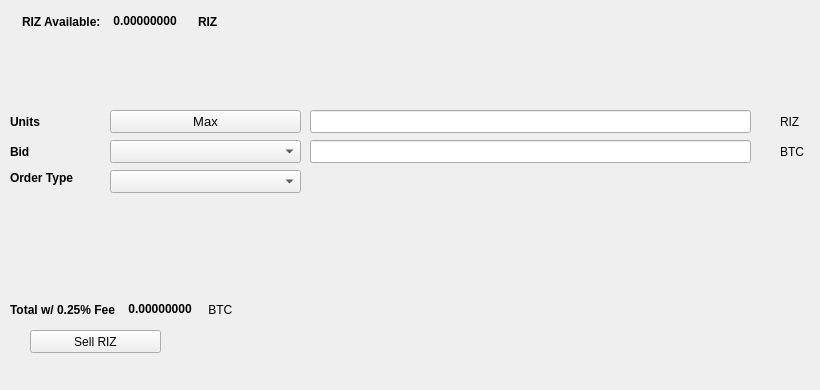
   <widget class="QWidget" name="SellTab">
    <attribute name="title">
     <string>Sell</string>
    </attribute>
    <widget class="QLabel" name="label_16">
     <property name="geometry">
      <rect>
       <x>780</x>
       <y>140</y>
       <width>31</width>
       <height>23</height>
      </rect>
     </property>
     <property name="text">
      <string>BTC</string>
     </property>
    </widget>
    <widget class="QComboBox" name="SellBidcomboBox">
     <property name="geometry">
      <rect>
       <x>110</x>
       <y>140</y>
       <width>191</width>
       <height>23</height>
      </rect>
     </property>
     <property name="font">
      <font>
       <pointsize>10</pointsize>
      </font>
     </property>
    </widget>
    <widget class="QLabel" name="label_18">
     <property name="geometry">
      <rect>
       <x>10</x>
       <y>110</y>
       <width>46</width>
       <height>23</height>
      </rect>
     </property>
     <property name="font">
      <font>
       <weight>75</weight>
       <bold>true</bold>
      </font>
     </property>
     <property name="text">
      <string>Units</string>
     </property>
    </widget>
    <widget class="QPushButton" name="Sell_Max_Amount">
     <property name="geometry">
      <rect>
       <x>110</x>
       <y>110</y>
       <width>191</width>
       <height>23</height>
      </rect>
     </property>
     <property name="font">
      <font>
       <pointsize>10</pointsize>
      </font>
     </property>
     <property name="text">
      <string>Max</string>
     </property>
    </widget>
    <widget class="QLabel" name="label_20">
     <property name="geometry">
      <rect>
       <x>10</x>
       <y>170</y>
       <width>91</width>
       <height>16</height>
      </rect>
     </property>
     <property name="font">
      <font>
       <weight>75</weight>
       <bold>true</bold>
      </font>
     </property>
     <property name="text">
      <string>Order Type</string>
     </property>
    </widget>
    <widget class="QComboBox" name="SellOrdertypeCombo">
     <property name="geometry">
      <rect>
       <x>110</x>
       <y>170</y>
       <width>191</width>
       <height>23</height>
      </rect>
     </property>
     <property name="font">
      <font>
       <pointsize>10</pointsize>
      </font>
     </property>
    </widget>
    <widget class="QLabel" name="label_21">
     <property name="geometry">
      <rect>
       <x>10</x>
       <y>140</y>
       <width>46</width>
       <height>23</height>
      </rect>
     </property>
     <property name="font">
      <font>
       <weight>75</weight>
       <bold>true</bold>
      </font>
     </property>
     <property name="text">
      <string>Bid</string>
     </property>
    </widget>
    <widget class="QLabel" name="label_22">
     <property name="geometry">
      <rect>
       <x>780</x>
       <y>110</y>
       <width>31</width>
       <height>23</height>
      </rect>
     </property>
     <property name="text">
      <string>RIZ</string>
     </property>
    </widget>
    <widget class="QLineEdit" name="UnitsInputRIZ">
     <property name="geometry">
      <rect>
       <x>310</x>
       <y>110</y>
       <width>441</width>
       <height>23</height>
      </rect>
     </property>
     <property name="font">
      <font>
       <pointsize>9</pointsize>
       <weight>75</weight>
       <bold>true</bold>
      </font>
     </property>
    </widget>
    <widget class="QLineEdit" name="SellBidPriceEdit">
     <property name="geometry">
      <rect>
       <x>310</x>
       <y>140</y>
       <width>441</width>
       <height>23</height>
      </rect>
     </property>
     <property name="font">
      <font>
       <pointsize>9</pointsize>
       <weight>75</weight>
       <bold>true</bold>
      </font>
     </property>
    </widget>
    <widget class="QPushButton" name="SellRIZBTN">
     <property name="geometry">
      <rect>
       <x>30</x>
       <y>330</y>
       <width>131</width>
       <height>23</height>
      </rect>
     </property>
     <property name="text">
      <string>Sell RIZ</string>
     </property>
     <property name="icon">
      <iconset resource="../riz">
       <normaloff>:/icons/bitcoin</normaloff>:/icons/bitcoin</iconset>
     </property>
    </widget>
    <widget class="QWidget" name="layoutWidget3">
     <property name="geometry">
      <rect>
       <x>22</x>
       <y>12</y>
       <width>258</width>
       <height>19</height>
      </rect>
     </property>
     <layout class="QHBoxLayout" name="horizontalLayout">
      <item>
       <widget class="QLabel" name="label232_2">
        <property name="font">
         <font>
          <weight>75</weight>
          <bold>true</bold>
         </font>
        </property>
        <property name="text">
         <string>RIZ Available:</string>
        </property>
       </widget>
      </item>
      <item>
       <widget class="QLabel" name="RIZAvailableLabel">
        <property name="palette">
         <palette>
          <active>
           <colorrole role="WindowText">
            <brush brushstyle="SolidPattern">
             <color alpha="255">
              <red>0</red>
              <green>0</green>
              <blue>0</blue>
             </color>
            </brush>
           </colorrole>
           <colorrole role="Button">
            <brush brushstyle="SolidPattern">
             <color alpha="255">
              <red>0</red>
              <green>170</green>
              <blue>0</blue>
             </color>
            </brush>
           </colorrole>
           <colorrole role="Light">
            <brush brushstyle="SolidPattern">
             <color alpha="255">
              <red>0</red>
              <green>255</green>
              <blue>0</blue>
             </color>
            </brush>
           </colorrole>
           <colorrole role="Midlight">
            <brush brushstyle="SolidPattern">
             <color alpha="255">
              <red>0</red>
              <green>212</green>
              <blue>0</blue>
             </color>
            </brush>
           </colorrole>
           <colorrole role="Dark">
            <brush brushstyle="SolidPattern">
             <color alpha="255">
              <red>0</red>
              <green>85</green>
              <blue>0</blue>
             </color>
            </brush>
           </colorrole>
           <colorrole role="Mid">
            <brush brushstyle="SolidPattern">
             <color alpha="255">
              <red>0</red>
              <green>113</green>
              <blue>0</blue>
             </color>
            </brush>
           </colorrole>
           <colorrole role="Text">
            <brush brushstyle="SolidPattern">
             <color alpha="255">
              <red>0</red>
              <green>170</green>
              <blue>0</blue>
             </color>
            </brush>
           </colorrole>
           <colorrole role="BrightText">
            <brush brushstyle="SolidPattern">
             <color alpha="255">
              <red>255</red>
              <green>255</green>
              <blue>255</blue>
             </color>
            </brush>
           </colorrole>
           <colorrole role="ButtonText">
            <brush brushstyle="SolidPattern">
             <color alpha="255">
              <red>0</red>
              <green>0</green>
              <blue>0</blue>
             </color>
            </brush>
           </colorrole>
           <colorrole role="Base">
            <brush brushstyle="SolidPattern">
             <color alpha="255">
              <red>255</red>
              <green>255</green>
              <blue>255</blue>
             </color>
            </brush>
           </colorrole>
           <colorrole role="Window">
            <brush brushstyle="SolidPattern">
             <color alpha="255">
              <red>0</red>
              <green>170</green>
              <blue>0</blue>
             </color>
            </brush>
           </colorrole>
           <colorrole role="Shadow">
            <brush brushstyle="SolidPattern">
             <color alpha="255">
              <red>0</red>
              <green>0</green>
              <blue>0</blue>
             </color>
            </brush>
           </colorrole>
           <colorrole role="AlternateBase">
            <brush brushstyle="SolidPattern">
             <color alpha="255">
              <red>127</red>
              <green>212</green>
              <blue>127</blue>
             </color>
            </brush>
           </colorrole>
           <colorrole role="ToolTipBase">
            <brush brushstyle="SolidPattern">
             <color alpha="255">
              <red>255</red>
              <green>255</green>
              <blue>220</blue>
             </color>
            </brush>
           </colorrole>
           <colorrole role="ToolTipText">
            <brush brushstyle="SolidPattern">
             <color alpha="255">
              <red>0</red>
              <green>0</green>
              <blue>0</blue>
             </color>
            </brush>
           </colorrole>
          </active>
          <inactive>
           <colorrole role="WindowText">
            <brush brushstyle="SolidPattern">
             <color alpha="255">
              <red>0</red>
              <green>0</green>
              <blue>0</blue>
             </color>
            </brush>
           </colorrole>
           <colorrole role="Button">
            <brush brushstyle="SolidPattern">
             <color alpha="255">
              <red>0</red>
              <green>170</green>
              <blue>0</blue>
             </color>
            </brush>
           </colorrole>
           <colorrole role="Light">
            <brush brushstyle="SolidPattern">
             <color alpha="255">
              <red>0</red>
              <green>255</green>
              <blue>0</blue>
             </color>
            </brush>
           </colorrole>
           <colorrole role="Midlight">
            <brush brushstyle="SolidPattern">
             <color alpha="255">
              <red>0</red>
              <green>212</green>
              <blue>0</blue>
             </color>
            </brush>
           </colorrole>
           <colorrole role="Dark">
            <brush brushstyle="SolidPattern">
             <color alpha="255">
              <red>0</red>
              <green>85</green>
              <blue>0</blue>
             </color>
            </brush>
           </colorrole>
           <colorrole role="Mid">
            <brush brushstyle="SolidPattern">
             <color alpha="255">
              <red>0</red>
              <green>113</green>
              <blue>0</blue>
             </color>
            </brush>
           </colorrole>
           <colorrole role="Text">
            <brush brushstyle="SolidPattern">
             <color alpha="255">
              <red>0</red>
              <green>170</green>
              <blue>0</blue>
             </color>
            </brush>
           </colorrole>
           <colorrole role="BrightText">
            <brush brushstyle="SolidPattern">
             <color alpha="255">
              <red>255</red>
              <green>255</green>
              <blue>255</blue>
             </color>
            </brush>
           </colorrole>
           <colorrole role="ButtonText">
            <brush brushstyle="SolidPattern">
             <color alpha="255">
              <red>0</red>
              <green>0</green>
              <blue>0</blue>
             </color>
            </brush>
           </colorrole>
           <colorrole role="Base">
            <brush brushstyle="SolidPattern">
             <color alpha="255">
              <red>255</red>
              <green>255</green>
              <blue>255</blue>
             </color>
            </brush>
           </colorrole>
           <colorrole role="Window">
            <brush brushstyle="SolidPattern">
             <color alpha="255">
              <red>0</red>
              <green>170</green>
              <blue>0</blue>
             </color>
            </brush>
           </colorrole>
           <colorrole role="Shadow">
            <brush brushstyle="SolidPattern">
             <color alpha="255">
              <red>0</red>
              <green>0</green>
              <blue>0</blue>
             </color>
            </brush>
           </colorrole>
           <colorrole role="AlternateBase">
            <brush brushstyle="SolidPattern">
             <color alpha="255">
              <red>127</red>
              <green>212</green>
              <blue>127</blue>
             </color>
            </brush>
           </colorrole>
           <colorrole role="ToolTipBase">
            <brush brushstyle="SolidPattern">
             <color alpha="255">
              <red>255</red>
              <green>255</green>
              <blue>220</blue>
             </color>
            </brush>
           </colorrole>
           <colorrole role="ToolTipText">
            <brush brushstyle="SolidPattern">
             <color alpha="255">
              <red>0</red>
              <green>0</green>
              <blue>0</blue>
             </color>
            </brush>
           </colorrole>
          </inactive>
          <disabled>
           <colorrole role="WindowText">
            <brush brushstyle="SolidPattern">
             <color alpha="255">
              <red>0</red>
              <green>85</green>
              <blue>0</blue>
             </color>
            </brush>
           </colorrole>
           <colorrole role="Button">
            <brush brushstyle="SolidPattern">
             <color alpha="255">
              <red>0</red>
              <green>170</green>
              <blue>0</blue>
             </color>
            </brush>
           </colorrole>
           <colorrole role="Light">
            <brush brushstyle="SolidPattern">
             <color alpha="255">
              <red>0</red>
              <green>255</green>
              <blue>0</blue>
             </color>
            </brush>
           </colorrole>
           <colorrole role="Midlight">
            <brush brushstyle="SolidPattern">
             <color alpha="255">
              <red>0</red>
              <green>212</green>
              <blue>0</blue>
             </color>
            </brush>
           </colorrole>
           <colorrole role="Dark">
            <brush brushstyle="SolidPattern">
             <color alpha="255">
              <red>0</red>
              <green>85</green>
              <blue>0</blue>
             </color>
            </brush>
           </colorrole>
           <colorrole role="Mid">
            <brush brushstyle="SolidPattern">
             <color alpha="255">
              <red>0</red>
              <green>113</green>
              <blue>0</blue>
             </color>
            </brush>
           </colorrole>
           <colorrole role="Text">
            <brush brushstyle="SolidPattern">
             <color alpha="255">
              <red>0</red>
              <green>85</green>
              <blue>0</blue>
             </color>
            </brush>
           </colorrole>
           <colorrole role="BrightText">
            <brush brushstyle="SolidPattern">
             <color alpha="255">
              <red>255</red>
              <green>255</green>
              <blue>255</blue>
             </color>
            </brush>
           </colorrole>
           <colorrole role="ButtonText">
            <brush brushstyle="SolidPattern">
             <color alpha="255">
              <red>0</red>
              <green>85</green>
              <blue>0</blue>
             </color>
            </brush>
           </colorrole>
           <colorrole role="Base">
            <brush brushstyle="SolidPattern">
             <color alpha="255">
              <red>0</red>
              <green>170</green>
              <blue>0</blue>
             </color>
            </brush>
           </colorrole>
           <colorrole role="Window">
            <brush brushstyle="SolidPattern">
             <color alpha="255">
              <red>0</red>
              <green>170</green>
              <blue>0</blue>
             </color>
            </brush>
           </colorrole>
           <colorrole role="Shadow">
            <brush brushstyle="SolidPattern">
             <color alpha="255">
              <red>0</red>
              <green>0</green>
              <blue>0</blue>
             </color>
            </brush>
           </colorrole>
           <colorrole role="AlternateBase">
            <brush brushstyle="SolidPattern">
             <color alpha="255">
              <red>0</red>
              <green>170</green>
              <blue>0</blue>
             </color>
            </brush>
           </colorrole>
           <colorrole role="ToolTipBase">
            <brush brushstyle="SolidPattern">
             <color alpha="255">
              <red>255</red>
              <green>255</green>
              <blue>220</blue>
             </color>
            </brush>
           </colorrole>
           <colorrole role="ToolTipText">
            <brush brushstyle="SolidPattern">
             <color alpha="255">
              <red>0</red>
              <green>0</green>
              <blue>0</blue>
             </color>
            </brush>
           </colorrole>
          </disabled>
         </palette>
        </property>
        <property name="font">
         <font>
          <weight>75</weight>
          <bold>true</bold>
         </font>
        </property>
        <property name="text">
         <string> 0.00000000 </string>
        </property>
        <property name="textInteractionFlags">
         <set>Qt::LinksAccessibleByMouse|Qt::TextSelectableByKeyboard|Qt::TextSelectableByMouse</set>
        </property>
       </widget>
      </item>
      <item>
       <widget class="QLabel" name="labelRIZ">
        <property name="font">
         <font>
          <weight>75</weight>
          <bold>true</bold>
         </font>
        </property>
        <property name="text">
         <string>RIZ</string>
        </property>
       </widget>
      </item>
     </layout>
    </widget>
    <widget class="QWidget" name="layoutWidget">
     <property name="geometry">
      <rect>
       <x>10</x>
       <y>300</y>
       <width>268</width>
       <height>19</height>
      </rect>
     </property>
     <layout class="QHBoxLayout" name="horizontalLayout_2">
      <item>
       <widget class="QLabel" name="label_19">
        <property name="font">
         <font>
          <weight>75</weight>
          <bold>true</bold>
         </font>
        </property>
        <property name="text">
         <string>Total w/ 0.25% Fee </string>
        </property>
       </widget>
      </item>
      <item>
       <widget class="QLabel" name="SellCostLabel">
        <property name="palette">
         <palette>
          <active>
           <colorrole role="WindowText">
            <brush brushstyle="SolidPattern">
             <color alpha="255">
              <red>0</red>
              <green>0</green>
              <blue>0</blue>
             </color>
            </brush>
           </colorrole>
           <colorrole role="Button">
            <brush brushstyle="SolidPattern">
             <color alpha="255">
              <red>0</red>
              <green>170</green>
              <blue>0</blue>
             </color>
            </brush>
           </colorrole>
           <colorrole role="Light">
            <brush brushstyle="SolidPattern">
             <color alpha="255">
              <red>0</red>
              <green>255</green>
              <blue>0</blue>
             </color>
            </brush>
           </colorrole>
           <colorrole role="Midlight">
            <brush brushstyle="SolidPattern">
             <color alpha="255">
              <red>0</red>
              <green>212</green>
              <blue>0</blue>
             </color>
            </brush>
           </colorrole>
           <colorrole role="Dark">
            <brush brushstyle="SolidPattern">
             <color alpha="255">
              <red>0</red>
              <green>85</green>
              <blue>0</blue>
             </color>
            </brush>
           </colorrole>
           <colorrole role="Mid">
            <brush brushstyle="SolidPattern">
             <color alpha="255">
              <red>0</red>
              <green>113</green>
              <blue>0</blue>
             </color>
            </brush>
           </colorrole>
           <colorrole role="Text">
            <brush brushstyle="SolidPattern">
             <color alpha="255">
              <red>0</red>
              <green>170</green>
              <blue>0</blue>
             </color>
            </brush>
           </colorrole>
           <colorrole role="BrightText">
            <brush brushstyle="SolidPattern">
             <color alpha="255">
              <red>255</red>
              <green>255</green>
              <blue>255</blue>
             </color>
            </brush>
           </colorrole>
           <colorrole role="ButtonText">
            <brush brushstyle="SolidPattern">
             <color alpha="255">
              <red>0</red>
              <green>0</green>
              <blue>0</blue>
             </color>
            </brush>
           </colorrole>
           <colorrole role="Base">
            <brush brushstyle="SolidPattern">
             <color alpha="255">
              <red>255</red>
              <green>255</green>
              <blue>255</blue>
             </color>
            </brush>
           </colorrole>
           <colorrole role="Window">
            <brush brushstyle="SolidPattern">
             <color alpha="255">
              <red>0</red>
              <green>170</green>
              <blue>0</blue>
             </color>
            </brush>
           </colorrole>
           <colorrole role="Shadow">
            <brush brushstyle="SolidPattern">
             <color alpha="255">
              <red>0</red>
              <green>0</green>
              <blue>0</blue>
             </color>
            </brush>
           </colorrole>
           <colorrole role="AlternateBase">
            <brush brushstyle="SolidPattern">
             <color alpha="255">
              <red>127</red>
              <green>212</green>
              <blue>127</blue>
             </color>
            </brush>
           </colorrole>
           <colorrole role="ToolTipBase">
            <brush brushstyle="SolidPattern">
             <color alpha="255">
              <red>255</red>
              <green>255</green>
              <blue>220</blue>
             </color>
            </brush>
           </colorrole>
           <colorrole role="ToolTipText">
            <brush brushstyle="SolidPattern">
             <color alpha="255">
              <red>0</red>
              <green>0</green>
              <blue>0</blue>
             </color>
            </brush>
           </colorrole>
          </active>
          <inactive>
           <colorrole role="WindowText">
            <brush brushstyle="SolidPattern">
             <color alpha="255">
              <red>0</red>
              <green>0</green>
              <blue>0</blue>
             </color>
            </brush>
           </colorrole>
           <colorrole role="Button">
            <brush brushstyle="SolidPattern">
             <color alpha="255">
              <red>0</red>
              <green>170</green>
              <blue>0</blue>
             </color>
            </brush>
           </colorrole>
           <colorrole role="Light">
            <brush brushstyle="SolidPattern">
             <color alpha="255">
              <red>0</red>
              <green>255</green>
              <blue>0</blue>
             </color>
            </brush>
           </colorrole>
           <colorrole role="Midlight">
            <brush brushstyle="SolidPattern">
             <color alpha="255">
              <red>0</red>
              <green>212</green>
              <blue>0</blue>
             </color>
            </brush>
           </colorrole>
           <colorrole role="Dark">
            <brush brushstyle="SolidPattern">
             <color alpha="255">
              <red>0</red>
              <green>85</green>
              <blue>0</blue>
             </color>
            </brush>
           </colorrole>
           <colorrole role="Mid">
            <brush brushstyle="SolidPattern">
             <color alpha="255">
              <red>0</red>
              <green>113</green>
              <blue>0</blue>
             </color>
            </brush>
           </colorrole>
           <colorrole role="Text">
            <brush brushstyle="SolidPattern">
             <color alpha="255">
              <red>0</red>
              <green>170</green>
              <blue>0</blue>
             </color>
            </brush>
           </colorrole>
           <colorrole role="BrightText">
            <brush brushstyle="SolidPattern">
             <color alpha="255">
              <red>255</red>
              <green>255</green>
              <blue>255</blue>
             </color>
            </brush>
           </colorrole>
           <colorrole role="ButtonText">
            <brush brushstyle="SolidPattern">
             <color alpha="255">
              <red>0</red>
              <green>0</green>
              <blue>0</blue>
             </color>
            </brush>
           </colorrole>
           <colorrole role="Base">
            <brush brushstyle="SolidPattern">
             <color alpha="255">
              <red>255</red>
              <green>255</green>
              <blue>255</blue>
             </color>
            </brush>
           </colorrole>
           <colorrole role="Window">
            <brush brushstyle="SolidPattern">
             <color alpha="255">
              <red>0</red>
              <green>170</green>
              <blue>0</blue>
             </color>
            </brush>
           </colorrole>
           <colorrole role="Shadow">
            <brush brushstyle="SolidPattern">
             <color alpha="255">
              <red>0</red>
              <green>0</green>
              <blue>0</blue>
             </color>
            </brush>
           </colorrole>
           <colorrole role="AlternateBase">
            <brush brushstyle="SolidPattern">
             <color alpha="255">
              <red>127</red>
              <green>212</green>
              <blue>127</blue>
             </color>
            </brush>
           </colorrole>
           <colorrole role="ToolTipBase">
            <brush brushstyle="SolidPattern">
             <color alpha="255">
              <red>255</red>
              <green>255</green>
              <blue>220</blue>
             </color>
            </brush>
           </colorrole>
           <colorrole role="ToolTipText">
            <brush brushstyle="SolidPattern">
             <color alpha="255">
              <red>0</red>
              <green>0</green>
              <blue>0</blue>
             </color>
            </brush>
           </colorrole>
          </inactive>
          <disabled>
           <colorrole role="WindowText">
            <brush brushstyle="SolidPattern">
             <color alpha="255">
              <red>0</red>
              <green>85</green>
              <blue>0</blue>
             </color>
            </brush>
           </colorrole>
           <colorrole role="Button">
            <brush brushstyle="SolidPattern">
             <color alpha="255">
              <red>0</red>
              <green>170</green>
              <blue>0</blue>
             </color>
            </brush>
           </colorrole>
           <colorrole role="Light">
            <brush brushstyle="SolidPattern">
             <color alpha="255">
              <red>0</red>
              <green>255</green>
              <blue>0</blue>
             </color>
            </brush>
           </colorrole>
           <colorrole role="Midlight">
            <brush brushstyle="SolidPattern">
             <color alpha="255">
              <red>0</red>
              <green>212</green>
              <blue>0</blue>
             </color>
            </brush>
           </colorrole>
           <colorrole role="Dark">
            <brush brushstyle="SolidPattern">
             <color alpha="255">
              <red>0</red>
              <green>85</green>
              <blue>0</blue>
             </color>
            </brush>
           </colorrole>
           <colorrole role="Mid">
            <brush brushstyle="SolidPattern">
             <color alpha="255">
              <red>0</red>
              <green>113</green>
              <blue>0</blue>
             </color>
            </brush>
           </colorrole>
           <colorrole role="Text">
            <brush brushstyle="SolidPattern">
             <color alpha="255">
              <red>0</red>
              <green>85</green>
              <blue>0</blue>
             </color>
            </brush>
           </colorrole>
           <colorrole role="BrightText">
            <brush brushstyle="SolidPattern">
             <color alpha="255">
              <red>255</red>
              <green>255</green>
              <blue>255</blue>
             </color>
            </brush>
           </colorrole>
           <colorrole role="ButtonText">
            <brush brushstyle="SolidPattern">
             <color alpha="255">
              <red>0</red>
              <green>85</green>
              <blue>0</blue>
             </color>
            </brush>
           </colorrole>
           <colorrole role="Base">
            <brush brushstyle="SolidPattern">
             <color alpha="255">
              <red>0</red>
              <green>170</green>
              <blue>0</blue>
             </color>
            </brush>
           </colorrole>
           <colorrole role="Window">
            <brush brushstyle="SolidPattern">
             <color alpha="255">
              <red>0</red>
              <green>170</green>
              <blue>0</blue>
             </color>
            </brush>
           </colorrole>
           <colorrole role="Shadow">
            <brush brushstyle="SolidPattern">
             <color alpha="255">
              <red>0</red>
              <green>0</green>
              <blue>0</blue>
             </color>
            </brush>
           </colorrole>
           <colorrole role="AlternateBase">
            <brush brushstyle="SolidPattern">
             <color alpha="255">
              <red>0</red>
              <green>170</green>
              <blue>0</blue>
             </color>
            </brush>
           </colorrole>
           <colorrole role="ToolTipBase">
            <brush brushstyle="SolidPattern">
             <color alpha="255">
              <red>255</red>
              <green>255</green>
              <blue>220</blue>
             </color>
            </brush>
           </colorrole>
           <colorrole role="ToolTipText">
            <brush brushstyle="SolidPattern">
             <color alpha="255">
              <red>0</red>
              <green>0</green>
              <blue>0</blue>
             </color>
            </brush>
           </colorrole>
          </disabled>
         </palette>
        </property>
        <property name="font">
         <font>
          <weight>75</weight>
          <bold>true</bold>
         </font>
        </property>
        <property name="autoFillBackground">
         <bool>false</bool>
        </property>
        <property name="text">
         <string> 0.00000000</string>
        </property>
        <property name="textInteractionFlags">
         <set>Qt::LinksAccessibleByMouse|Qt::TextSelectableByMouse</set>
        </property>
       </widget>
      </item>
      <item>
       <widget class="QLabel" name="label_17">
        <property name="font">
         <font>
          <weight>50</weight>
          <bold>false</bold>
         </font>
        </property>
        <property name="text">
         <string> BTC</string>
        </property>
       </widget>
      </item>
     </layout>
    </widget>
    <widget class="QLabel" name="label_23">
     <property name="geometry">
      <rect>
       <x>460</x>
       <y>300</y>
       <width>281</width>
       <height>81</height>
      </rect>
     </property>
     <property name="text">
      <string/>
     </property>
     <property name="pixmap">
      <pixmap>:/images/bittrex</pixmap>
     </property>
    </widget>
   </widget>
